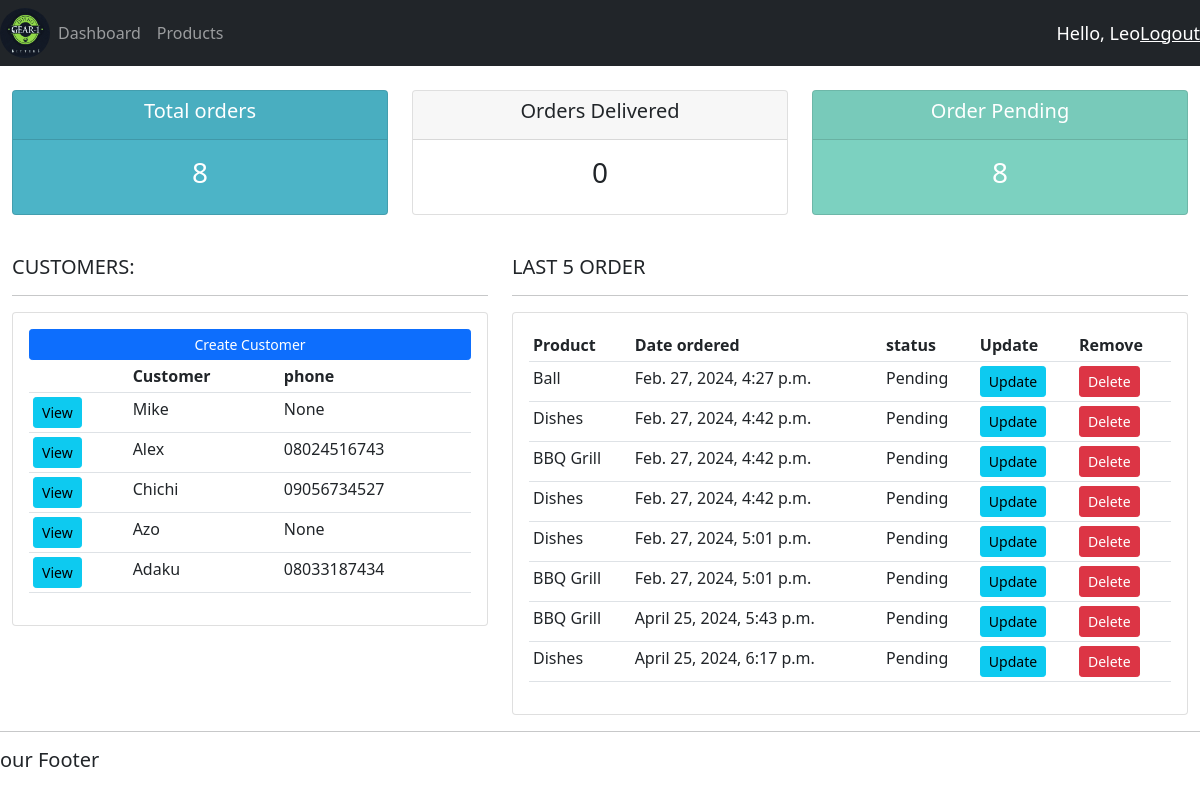
The app's page / (signed in) with its own data.
### account/models.py (models this page shows, shortened)
class Customer(models.Model):
    user = models.OneToOneField(User,null=True,blank=True,on_delete=models.CASCADE)
    name = models.CharField(max_length=200,null=True)
    phone = models.CharField(max_length=200,null=True)
    email = models.CharField(max_length=200,null=True)
    profile_pic = models.ImageField(null=True , blank=True)
    date_created = models.DateTimeField(auto_now_add=True,null=True)

class Order(models.Model):
    STATUS = (
        ('Pending','Pending'),
        ('out for delivery','out for deliver'),
        ('Delivered','Delivered')
    )
    customer = models.ForeignKey(Customer,null=True,on_delete=models.SET_NULL)
    product = models.ForeignKey(Product,null=True,on_delete=models.SET_NULL)
    date_created = models.DateTimeField(auto_now_add=True,null=True)
    status = models.CharField(max_length=200,null=True,choices=STATUS)
    note = models.CharField(max_length=1000,null=True)

class Product(models.Model):
    CATEGORY = (
        ('indoor','indoor'),
        ('outdoor','outdoor')
    )
    name = models.CharField(max_length=200,null=True)
    price = models.FloatField(null=True)
    category = models.CharField(max_length=200,null=True,choices=CATEGORY)
    description = models.CharField(max_length=200,null=True,blank=True)
    date_created = models.DateTimeField(auto_now_add=True,null=True)
    tags=models.ManyToManyField(Tag)
    def __str__(self):
        return self.name

### account/decorators.py (the view)
    def wrapper_func(request,*args,**kwargs):
        group = None
        if request.user.groups.exists():
            group = request.user.groups.all()[0].name
        if group == 'customer':
            return redirect('user-page')
        if group == 'admin':
            return view_func(request,*args,**kwargs)

### account/views.py (called while the page is built)
@login_required(login_url='login')
@admin_only
def Home(request):
    orders = Order.objects.all()
    customers = Customer.objects.all()
    total_customers = customers.count()
    total_orders = orders.count()
    delivered = orders.filter(status='Delivered').count()
    pending = orders.filter(status='Pending').count()
    context = {'orders':orders, 'customers':customers,
               'total_orders':total_orders,'delivered':delivered,'pending':pending}
    return render(request,'accounts/dashboard.html',context)

### account/templates/accounts/dashboard.html
 {%extends 'accounts/main.html'%}
    {% block content %}
    {% include 'accounts/status.html'%}
 <br>
 <div class = "row">
     <div class="col-md-5">
         <h5>CUSTOMERS:</h5>
         <hr>
         <div class="card card-body">
             <a class="btn btn-primary btn-sm btn-black" href="">Create Customer
             </a>
             <table class="table table-sm">
                 <tr>
                     <th></th>
                     <th>Customer</th>
                     <th>phone</th>
                 </tr>
                 {% for customer in customers %}
                    <tr>
                        <td><a class="btn btn-sm btn-info" href="{% url 'consumer' customer.id %}">View</a></td>
                        <td>{{customer.name}}</td>
                        <td>{{customer.phone}}</td>
                    </tr>
                 {% endfor %}
             </table>
         </div>
     </div>
     <div class="col-md-7">
         <h5>LAST 5 ORDER</h5>
         <hr>
         <div class="card card-body">
             <table class="table table-sm">
                 <tr>
                     <th>Product</th>
                     <th>Date ordered</th>
                     <th>status</th>
                     <th>Update</th>
                     <th>Remove</th>
                 </tr>
                    {% for order in orders %}
                    <tr>
                        <td>{{order.product}}</td>
                        <td>{{order.date_created}}</td>
                        <td>{{order.status}}</td>
                        <td><a class="btn btn-sm btn-info" href="{% url 'update_order' order.id %}">Update</a></td>
                        <td><a class="btn btn-sm btn-danger" href="{% url 'delete_order' order.id %}">Delete</a></td>
                    </tr>
                 {% endfor %}
             </table>
         </div>
     </div>
 </div>
    {% endblock %}

### account/templates/accounts/navbar.html (shortened to what this page needs)
{% load static %}
<nav class="navbar navbar-expand-lg navbar-dark bg-dark">
  <img src="{% static 'image/gear1.jpg' %}" style="width:50px; height:50px; border-radius:50%">
  <div class="collapse navbar-collapse" id="navbarNav">
    <ul class="navbar-nav">
      {% if request.user.is_staff %}
      <li class="nav-item active">
        <a class="nav-link" href="{% url 'Home'%}">Dashboard</a>
      </li>
      {% else %}
             <li class="nav-item">
        <a class="nav-link" href="{% url 'account'%}">Settings</a>
      </li>
      {% endif %}
      <li class="nav-item">
        <a class="nav-link" href="{% url 'Products'%}">Products</a>
      </li>
    </ul>
  </div>
  <span class="hello-msg"> Hello, {{request.user}} </span>
  <span><a class="hello-msg" href="{% url 'logout' %}">Logout</a></span>
</nav>

### static/css/main.css (style rules this page uses)
body { background-color: #ebeffs; }

### account/templates/accounts/navbar.html (style rules this page uses)
.hello-msg { font-size: 18px; color : #fff; margin-size: 20px; }

### records on screen
Customer: name "Mike", phone "None"
Customer: name "Alex", phone "08024516743"
Customer: name "Chichi", phone "09056734527"
Customer: name "Azo", phone "None"
Customer: name "Adaku", phone "08033187434"
Order: product "Ball", date_created "Feb. 27, 2024, 4:27 p.m.", status "Pending"
Order: product "Dishes", date_created "Feb. 27, 2024, 4:42 p.m.", status "Pending"
Order: product "BBQ Grill", date_created "Feb. 27, 2024, 4:42 p.m.", status "Pending"
Order: product "Dishes", date_created "Feb. 27, 2024, 4:42 p.m.", status "Pending"
Order: product "Dishes", date_created "Feb. 27, 2024, 5:01 p.m.", status "Pending"
Order: product "BBQ Grill", date_created "Feb. 27, 2024, 5:01 p.m.", status "Pending"
Order: product "BBQ Grill", date_created "April 25, 2024, 5:43 p.m.", status "Pending"
Order: product "Dishes", date_created "April 25, 2024, 6:17 p.m.", status "Pending"

### other values on screen
{{ request.user }} "Leo"
{{ total_orders }} "8"
{{ delivered }} "0"
{{ pending }} "8"
